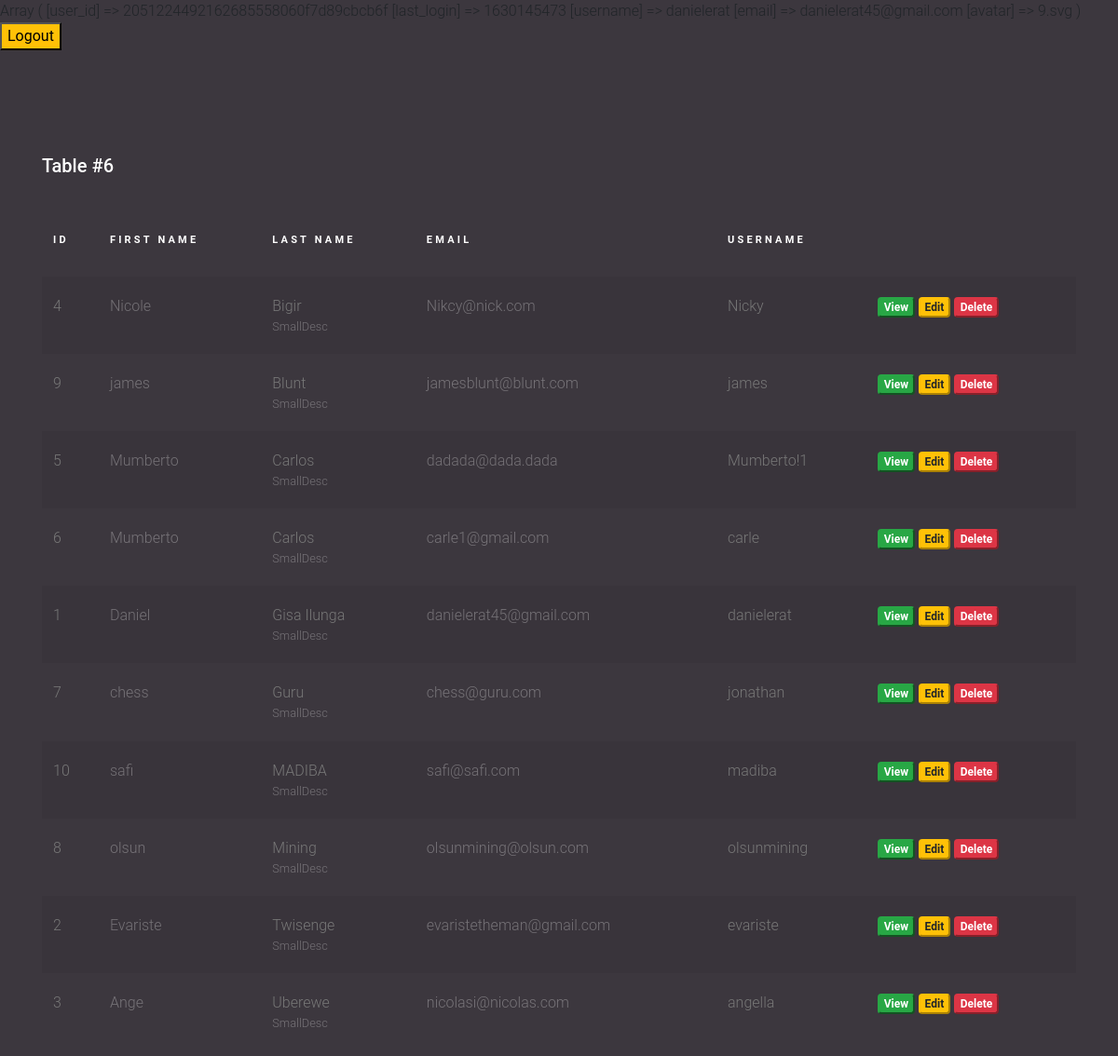
Screenshot of /private/index.php (signed in) with the database file from the repository.
### tables this page shows
CREATE TABLE `users` (
  `user_id` int(11) NOT NULL,
  `unique_id` varchar(255) NOT NULL,
  `first_name` varchar(255) NOT NULL,
  `last_name` varchar(255) NOT NULL,
  `username` varchar(255) NOT NULL,
  `email` varchar(255) NOT NULL,
  `hashed_password` varchar(255) NOT NULL,
  `avatar` varchar(255) NOT NULL
);

### private/query_functions.php (called while the page is built, shortened)
<?php
function find_all_admins()
{
    global $db;
    $sql = "SELECT * from users ";
    $sql .= "ORDER BY last_name ASC, first_name ASC";
    $result = mysqli_query($db, $sql);
    return $result;
}

### private/functions.php (called while the page is built, shortened)
<?php
function u($string = "")
{
    return urlencode($string);
}
function h($string = "")
{
    return htmlspecialchars($string);
}

### private/index.php (the view, shortened to what this page needs)
<?php
$admin_set = find_all_admins();
require_once("header.php");
print_r($_SESSION);
?>
        <body>
        <a href="logout.php"> <button class="bg-warning">Logout</button></a>
        <div class="content">
            <div class="container">
                <h2 class="mb-5">Table #6</h2>
                <div class="table-responsive">
                    <table class="table table-striped custom-table">
                        <thead>
                        <tr>
                            <th scope="col">Id</th>
                            <th scope="col">First Name</th>
                            <th scope="col">Last Name</th>
                            <th scope="col">Email</th>
                            <th scope="col">Username</th>
                            <th scope="col"></th>
                        </tr>
                        </thead>
                        <tbody>
                            <?php while($admin = mysqli_fetch_assoc($admin_set)) { ?>
                                <tr scope="row" class="<?php echo "Row_".h($admin['user_id']);?>">
                                <td>
                                <?php echo h($admin['user_id']); ?>
                            </td>
                            <td>
                                <a href="#"><?php echo h($admin['first_name']); ?></a>
                            </td>
                            <td>
                                <?php echo h($admin['last_name']); ?>
                                <small class="d-block">SmallDesc</small>
                            </td>
                            <td>  <a href="#"><?php echo h($admin['email']); ?> </a></td>
                            <td><?php echo h($admin['username']); ?></td>
                            <td>
                                <a class="action" href="<?php echo 'show.php?user_id=' . h(u($admin['user_id'])); ?>"><button class="btn-success view badge">View</button></a>
                                <a class="action" href="<?php echo 'edit.php?user_id=' . h(u($admin['user_id'])); ?>"><button class="btn-warning badge">Edit</button></a>
                                <button class="btn-danger delete badge " value="<?php echo h($admin['user_id']); ?>">Delete</button>
                            </td>
                            </tr>
                            <?php } ?>
                        </tbody>
                    </table>
                </div>
            </div>
        </div>
        </body>
        </html>

### private/header.php (shortened to what this page needs)
<!DOCTYPE html>
<html lang="en">
<head>
    <link rel="stylesheet" href="<?php echo $boot_strap_file ?? "assets/fonts/material-icon/css/material-design-iconic-font.min.css";?>">
     <link rel="stylesheet" href="../assets/css/bootstrap.min.css">
    <link rel="stylesheet" href="../assets/css/animate.min.css">
    <link rel="stylesheet" href="../assets/sweetalert2/dist/sweetalert2.min.css">
    <link rel="stylesheet" href="../assets/css/table.css">
</head>
<body>

### assets/css/table.css (style rules this page uses)
body { font-family: "Roboto", -apple-system, BlinkMacSystemFont, "Segoe UI", Roboto, "Helvetica Neue", Arial, "Noto Sans", sans-serif, "Apple Color Emoji", "Segoe UI Emoji", "Segoe UI Symbol", "Noto Color Emoji"; background-color: #3c373e; font-weight: 300; }
h1, h2, h3, h4, h5, h6, .h1, .h2, .h3, .h4, .h5, .h6 { font-family: "Roboto", -apple-system, BlinkMacSystemFont, "Segoe UI", Roboto, "Helvetica Neue", Arial, "Noto Sans", sans-serif, "Apple Color Emoji", "Segoe UI Emoji", "Segoe UI Symbol", "Noto Color Emoji"; }
a { -webkit-transition: .3s all ease; -o-transition: .3s all ease; transition: .3s all ease; }
a, a:hover { text-decoration: none !important; }
.content { padding: 7rem 0; }
h2 { font-size: 20px; color: #fff; }
.custom-table { min-width: 900px; }
.custom-table thead tr, .custom-table thead th { padding-bottom: 30px; border-top: none; border-bottom: none !important; color: #fff; font-size: 11px; text-transform: uppercase; letter-spacing: .2rem; }
.custom-table tbody th, .custom-table tbody td { color: #777; font-weight: 400; padding-bottom: 20px; padding-top: 20px; font-weight: 300; border: none; -webkit-transition: .3s all ease; -o-transition: .3s all ease; transition: .3s all ease; }
.custom-table tbody th small, .custom-table tbody td small { color: rgba(255, 255, 255, 0.3); font-weight: 300; }
.custom-table tbody th a, .custom-table tbody td a { color: rgba(255, 255, 255, 0.3); }
.custom-table tbody tr { -webkit-transition: .3s all ease; -o-transition: .3s all ease; transition: .3s all ease; }

### rows the page displays
users: user_id "4", first_name "Nicole", last_name "Bigir", email "Nikcy@nick.com", username "Nicky"
users: user_id "9", first_name "james", last_name "Blunt", email "jamesblunt@blunt.com", username "james"
users: user_id "5", first_name "Mumberto", last_name "Carlos", email "dadada@dada.dada", username "Mumberto!1"
users: user_id "6", first_name "Mumberto", last_name "Carlos", email "carle1@gmail.com", username "carle"
users: user_id "1", first_name "Daniel", last_name "Gisa Ilunga", email "danielerat45@gmail.com", username "danielerat"
users: user_id "7", first_name "chess", last_name "Guru", email "chess@guru.com", username "jonathan"
users: user_id "10", first_name "safi", last_name "MADIBA", email "safi@safi.com", username "madiba"
users: user_id "8", first_name "olsun", last_name "Mining", email "olsunmining@olsun.com", username "olsunmining"
users: user_id "2", first_name "Evariste", last_name "Twisenge", email "evaristetheman@gmail.com", username "evariste"
users: user_id "3", first_name "Ange", last_name "Uberewe", email "nicolasi@nicolas.com", username "angella"
